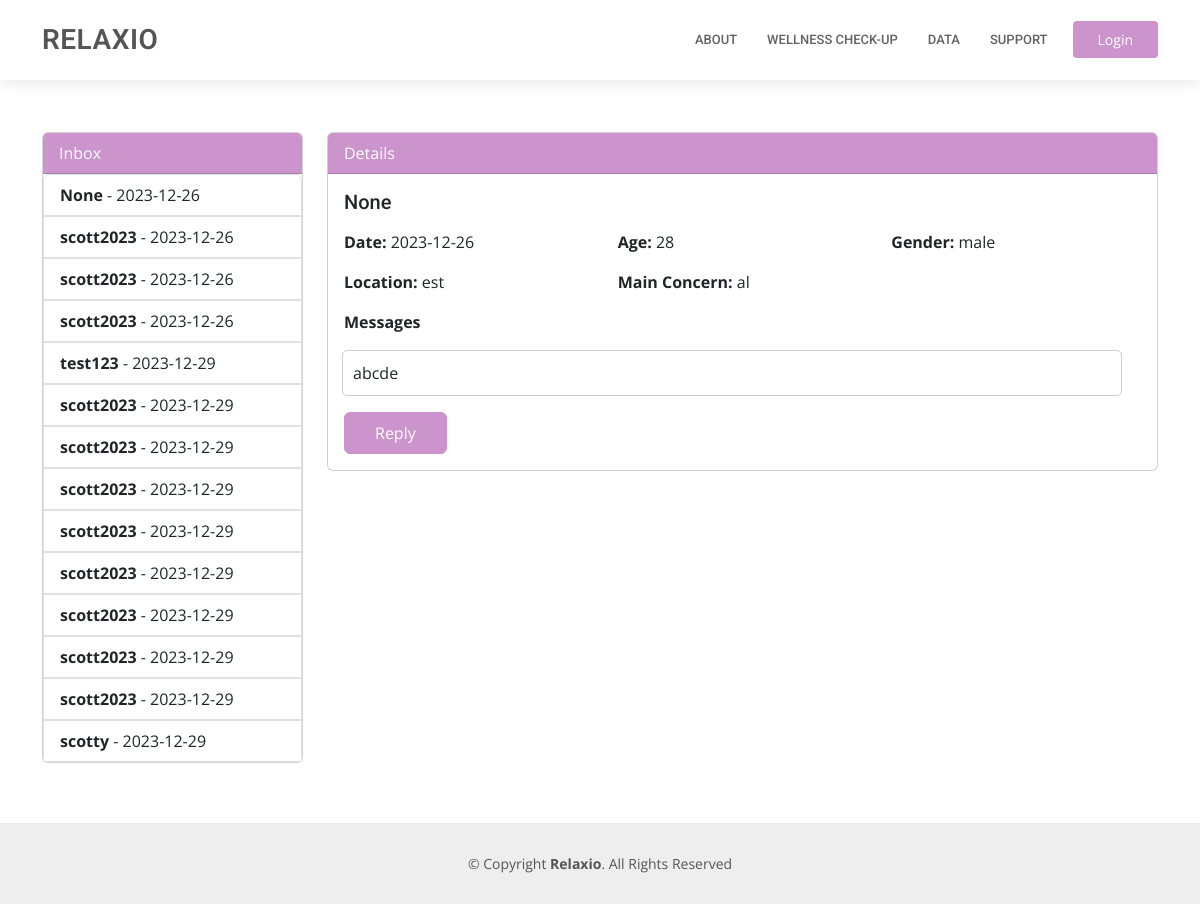
The app's page /chat_admin, older data.
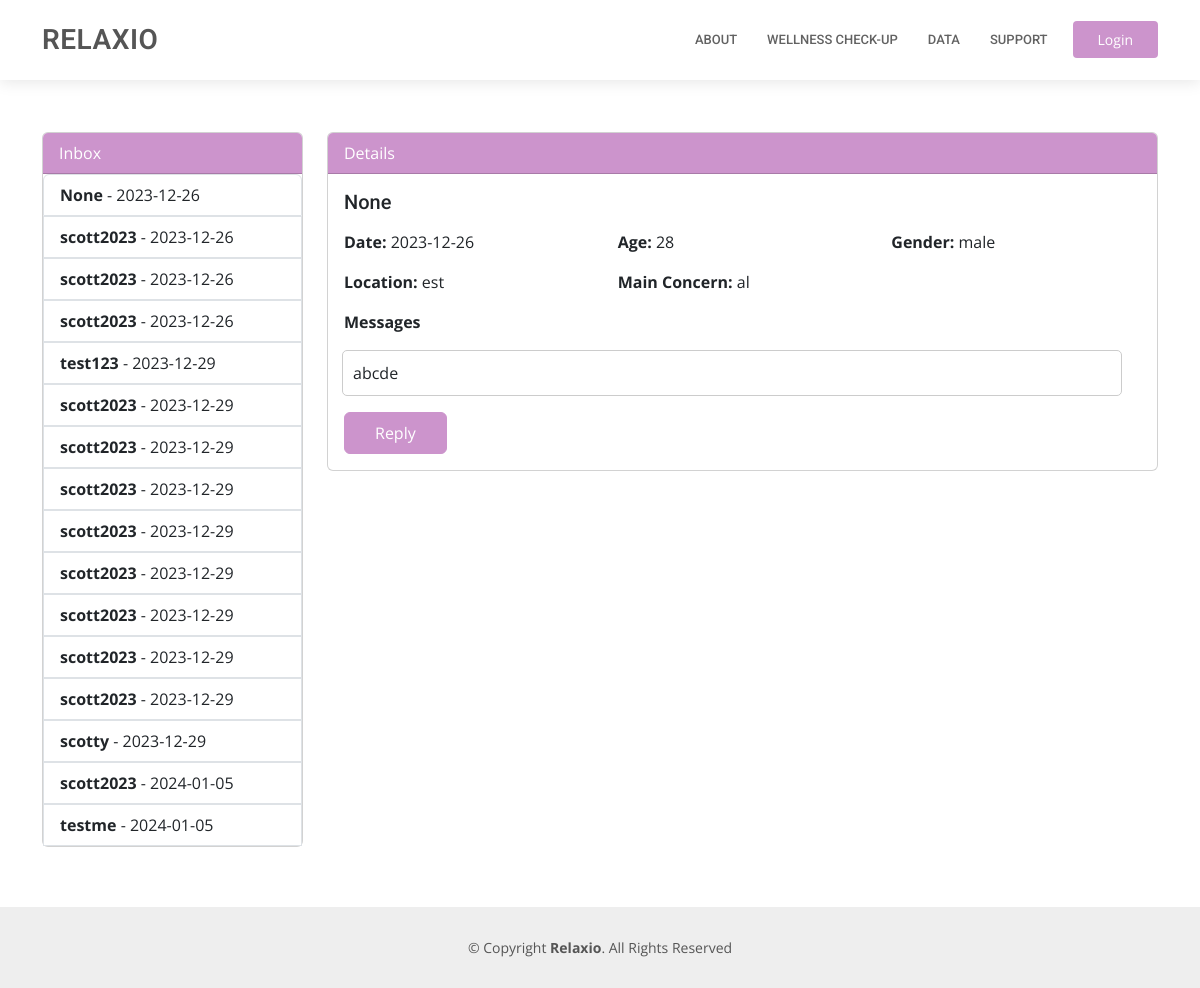
The same page, newer data.
### tables this page shows
CREATE TABLE "chats" (
	"username"	TEXT,
	"date"	TEXT,
	"content"	TEXT,
	"id"	INTEGER,
	"read"	INTEGER,
	"symptom"	TEXT,
	"location"	TEXT,
	"age"	NUMERIC,
	"gender"	TEXT
);

### app.py (the view)
@app.route("/chat_admin",methods=['GET'])
def chat_admin():
    conn = sqlite3.connect('static/database.db')  # Replace 'your_database.db' with your database file
    cursor = conn.cursor()
    isLogin = False
    cursor.execute("SELECT * FROM chats")  # Fetch all chats from the 'chats' table
    chats = cursor.fetchall()  # Get all fetched chats
    print("AAAAA",chats)
    isAdmin = False
    if "username" in session:
        isLogin = True
        if session["username"] == "test123":
            isAdmin = True
    conn.close()
    return render_template("chat_admin.html",chats=chats,isLogin=isLogin,isAdmin=isAdmin)

### templates/chat_admin.html (shortened to what this page needs)
<!DOCTYPE html>
<html lang="en">
<head>
  <link href="../static/assets/vendor/fontawesome-free/css/all.min.css" rel="stylesheet">
  <link href="../static/assets/vendor/animate.css/animate.min.css" rel="stylesheet">
  <link href="../static/assets/vendor/aos/aos.css" rel="stylesheet">
  <link href="../static/assets/vendor/bootstrap/css/bootstrap.min.css" rel="stylesheet">
  <link href="../static/assets/vendor/bootstrap-icons/bootstrap-icons.css" rel="stylesheet">
  <link href="../static/assets/vendor/boxicons/css/boxicons.min.css" rel="stylesheet">
  <link href="../static/assets/vendor/glightbox/css/glightbox.min.css" rel="stylesheet">
  <link href="../static/assets/vendor/swiper/swiper-bundle.min.css" rel="stylesheet">
  <link href="../static/assets/css/style.css" rel="stylesheet">
</head>
<body class="d-flex flex-column min-vh-100">
  <header id="header" class="fixed-top">
    <div class="container d-flex align-items-center">
      <h1 class="logo me-auto"><a href="{{url_for('index')}}">Relaxio</a></h1>
      <nav id="navbar" class="navbar order-last order-lg-0">
        <ul>
          <li><a class="nav-link scrollto " href="{{url_for('about')}}">About</a></li>
          <li><a class="nav-link scrollto" href="{{url_for('bsurvey')}}">WELLNESS CHECK-UP</a></li>
            <li><a class="nav-link scrollto" href="{{url_for('statistics')}}">DATA</a></li>
          <li><a class="nav-link scrollto" href="{{url_for('assistants')}}">SUPPORT</a></li>
        </ul>
      </nav>
{% if isLogin %}
      <a class="appointment-btn scrollto"  href="{{url_for('logout')}}"><span class="d-none d-md-inline">Logout</span> </a>
        {%else%}
              <a href="#appointment" class="appointment-btn scrollto"><span class="d-none d-md-inline">Login</span> </a>
        {%endif%}
    </div>
  </header>
  <main id="main">
    <section id="featured-services" class="featured-services mt-5">
   <div class="container mt-4">
        <div class="row">
            <div class="col-md-3">
                <div class="card">
                    <div class="card-header chatheader">
                        Inbox
                    </div>
<div class="list-group" id="emailList">
{% for chat in chats %}
  <a href="#" class="list-group-item list-group-item-action"
     data-username="{{ chat[0] }}"
     data-date="{{ chat[1] }}"
     data-content="{{ chat[2] }}"
     data-id="{{ chat[3] }}"
     data-read="{{ chat[4] }}"
     data-symptom="{{ chat[5] }}"
     data-location="{{ chat[6] }}"
     data-age="{{ chat[7] }}"
     data-gender="{{ chat[8] }}">
    <strong>{{ chat[0] }}</strong> - {{ chat[1] }}
  </a>
{% endfor %}
</div>
                </div>
            </div>
<div class="col-md-9">
    <div class="card">
        <div class="card-header chatheader">
            Details
        </div>
        {% for chat in chats %}
        <div class="card-body chat-content" id="emailContent_{{ chat[3] }}">
            <h5 class="card-title emailSubject">Selected Chat</h5>
            <p class="card-text emailInfo">Click on an email to see details...</p>
            <button type="button" class="btn btn-primary replyButton" data-bs-toggle="modal" data-bs-target="#sendChatModal_{{ chat[3] }}">
                Reply
            </button>
        </div>
        {% endfor %}
    </div>
</div>
        </div>
    </div>
    </section>
  </main>
  <footer id="footer" class="mt-auto">
    <div class="container">
      <div class="copyright">
        &copy; Copyright <strong><span>Relaxio</span></strong>. All Rights Reserved
      </div>
    </div>
  </footer>
</body>
</html>

### static/assets/css/style.css (style rules this page uses)
body { font-family: "Open Sans", sans-serif; color: #444444; }
a { color: #CC94CC; text-decoration: none; }
h1, h2, h3, h4, h5, h6 { font-family: "Roboto", sans-serif; }
#header { background: #fff; transition: all 0.5s; z-index: 997; padding: 20px 0; box-shadow: 0px 2px 15px rgba(0, 0, 0, 0.1); }
#header .logo { font-size: 28px; margin: 0; padding: 0; line-height: 1; font-weight: 600; letter-spacing: 0.5px; text-transform: uppercase; }
#header .logo a { color: #555555; }
.appointment-btn { margin-left: 25px; background: #CC94CC; color: #fff; border-radius: 4px; padding: 8px 25px; white-space: nowrap; transition: 0.3s; font-size: 14px; display: inline-block; }
.navbar { padding: 0; }
.navbar ul { margin: 0; padding: 0; display: flex; list-style: none; align-items: center; }
.navbar li { position: relative; }
.navbar a, .navbar a:focus { display: flex; align-items: center; justify-content: space-between; padding: 10px 0 10px 30px; font-family: "Roboto", sans-serif; font-size: 13px; color: #626262; white-space: nowrap; transition: 0.3s; text-transform: uppercase; font-weight: 500; }
section { padding: 60px 0; overflow: hidden; }
#footer { background: #eeeeee; padding: 0 0 30px 0; color: #555555; font-size: 14px; width: 100%; bottom: 0; }
#footer .copyright { text-align: center; padding-top: 30px; }
.replyButton { background-color: #CC94CC; border: 1px solid #CC94CC; padding: 8px 30px 8px 30px; }
.chatheader { background:#CC94CC; color:white; }

Row changes from the older to the newer data that the page shows:
added chats: username "scott2023", date "2024-01-05", shown under "RELAXIO"
added chats: username "testme", date "2024-01-05", shown under "RELAXIO"
